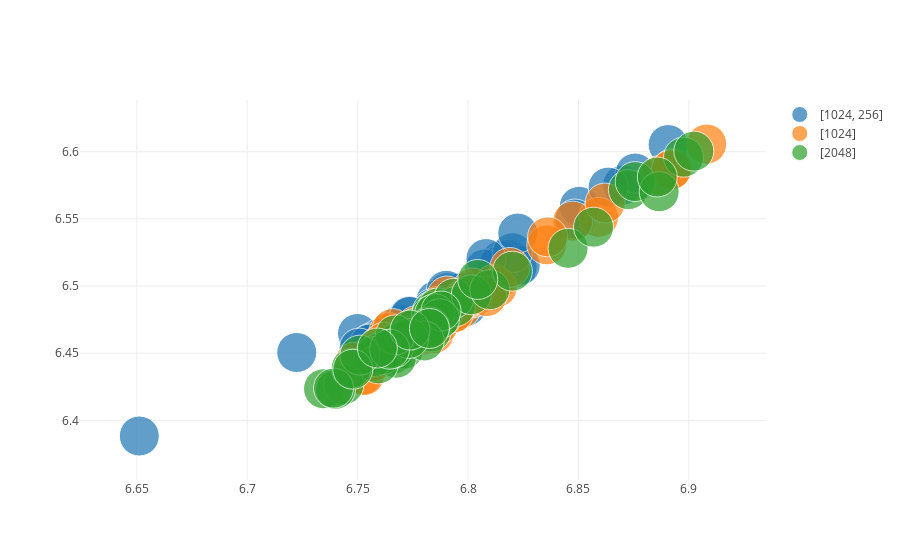

Here is the notebook cell this chart was saved with:
### Code cell
graph_results(b,'full',['drop', 'fulldrop','nlayers', 'lag'])

### Figure 1 — Plotly figure (JSON) as saved in the notebook; plotly's stock layout.template omitted (floating-point values rounded to 4 significant figures)
{"data": [{"marker": {"size": [40, 40, 40, 40, 40, 40, 40, 40, 40, 40, 40, 40, 40, 40, 40, 40, 40, 40, 40, 40, 40, 40, 40, 40, 40, 40, 40, 40, 40, 40, 40, 40, 40, 40, 40, 40, 40, 40, 40, 40, 40, 40, 40, 40, 40, 40, 40, 40]}, "mode": "markers", "name": "[1024, 256]", "text": ["drop:0.4-fulldrop:0.2-nlayers:2-lag:12-full:[1024, 256]", "drop:0.4-fulldrop:0.3-nlayers:2-lag:12-full:[1024, 256]", "drop:0.4-fulldrop:0.4-nlayers:2-lag:12-full:[1024, 256]", "drop:0.4-fulldrop:0.2-nlayers:2-lag:18-full:[1024, 256]", "drop:0.4-fulldrop:0.3-nlayers:2-lag:18-full:[1024, 256]", "drop:0.4-fulldrop:0.4-nlayers:2-lag:18-full:[1024, 256]", "drop:0.5-fulldrop:0.2-nlayers:2-lag:12-full:[1024, 256]", "drop:0.5-fulldrop:0.3-nlayers:2-lag:12-full:[1024, 256]", "drop:0.5-fulldrop:0.4-nlayers:2-lag:12-full:[1024, 256]", "drop:0.5-fulldrop:0.2-nlayers:2-lag:18-full:[1024, 256]", "drop:0.5-fulldrop:0.3-nlayers:2-lag:18-full:[1024, 256]", "drop:0.5-fulldrop:0.4-nlayers:2-lag:18-full:[1024, 256]", "drop:0.6-fulldrop:0.2-nlayers:2-lag:12-full:[1024, 256]", "drop:0.6-fulldrop:0.3-nlayers:2-lag:12-full:[1024, 256]", "drop:0.6-fulldrop:0.4-nlayers:2-lag:12-full:[1024, 256]", "drop:0.6-fulldrop:0.2-nlayers:2-lag:18-full:[1024, 256]", "drop:0.6-fulldrop:0.3-nlayers:2-lag:18-full:[1024, 256]", "drop:0.6-fulldrop:0.4-nlayers:2-lag:18-full:[1024, 256]", "drop:0.7-fulldrop:0.2-nlayers:2-lag:12-full:[1024, 256]", "drop:0.7-fulldrop:0.3-nlayers:2-lag:12-full:[1024, 256]", "drop:0.7-fulldrop:0.4-nlayers:2-lag:12-full:[1024, 256]", "drop:0.7-fulldrop:0.2-nlayers:2-lag:18-full:[1024, 256]", "drop:0.7-fulldrop:0.3-nlayers:2-lag:18-full:[1024, 256]", "drop:0.7-fulldrop:0.4-nlayers:2-lag:18-full:[1024, 256]", "drop:0.4-fulldrop:0.2-nlayers:3-lag:12-full:[1024, 256]", "drop:0.4-fulldrop:0.3-nlayers:3-lag:12-full:[1024, 256]", "drop:0.4-fulldrop:0.4-nlayers:3-lag:12-full:[1024, 256]", "drop:0.4-fulldrop:0.2-nlayers:3-lag:18-full:[1024, 256]", "drop:0.4-fulldrop:0.3-nlayers:3-lag:18-full:[1024, 256]", "drop:0.4-fulldrop:0.4-nlayers:3-lag:18-full:[1024, 256]", "drop:0.5-fulldrop:0.2-nlayers:3-lag:12-full:[1024, 256]", "drop:0.5-fulldrop:0.3-nlayers:3-lag:12-full:[1024, 256]", "drop:0.5-fulldrop:0.4-nlayers:3-lag:12-full:[1024, 256]", "drop:0.5-fulldrop:0.2-nlayers:3-lag:18-full:[1024, 256]", "drop:0.5-fulldrop:0.3-nlayers:3-lag:18-full:[1024, 256]", "drop:0.5-fulldrop:0.4-nlayers:3-lag:18-full:[1024, 256]", "drop:0.6-fulldrop:0.2-nlayers:3-lag:12-full:[1024, 256]", "drop:0.6-fulldrop:0.3-nlayers:3-lag:12-full:[1024, 256]", "drop:0.6-fulldrop:0.4-nlayers:3-lag:12-full:[1024, 256]", "drop:0.6-fulldrop:0.2-nlayers:3-lag:18-full:[1024, 256]", "drop:0.6-fulldrop:0.3-nlayers:3-lag:18-full:[1024, 256]", "drop:0.6-fulldrop:0.4-nlayers:3-lag:18-full:[1024, 256]", "drop:0.7-fulldrop:0.2-nlayers:3-lag:12-full:[1024, 256]", "drop:0.7-fulldrop:0.3-nlayers:3-lag:12-full:[1024, 256]", "drop:0.7-fulldrop:0.4-nlayers:3-lag:12-full:[1024, 256]", "drop:0.7-fulldrop:0.2-nlayers:3-lag:18-full:[1024, 256]", "drop:0.7-fulldrop:0.3-nlayers:3-lag:18-full:[1024, 256]", "drop:0.7-fulldrop:0.4-nlayers:3-lag:18-full:[1024, 256]"], "type": "scatter", "uid": "0cb8e33a-0652-46a1-b3f6-4cb29cf8f0a7", "x": [6.822, 6.818, 6.891, 6.81, 6.799, 6.85, 6.817, 6.87, 6.876, 6.802, 6.791, 6.786, 6.815, 6.722, 6.651, 6.799, 6.797, 6.785, 6.824, 6.814, 6.808, 6.798, 6.802, 6.79, 6.791, 6.848, 6.863, 6.765, 6.82, 6.808, 6.787, 6.784, 6.823, 6.766, 6.762, 6.75, 6.784, 6.77, 6.773, 6.763, 6.76, 6.756, 6.784, 6.784, 6.774, 6.764, 6.755, 6.751], "y": [6.514, 6.52, 6.605, 6.496, 6.493, 6.559, 6.513, 6.575, 6.584, 6.493, 6.495, 6.484, 6.519, 6.451, 6.388, 6.485, 6.495, 6.489, 6.515, 6.515, 6.513, 6.488, 6.496, 6.497, 6.482, 6.55, 6.574, 6.45, 6.525, 6.52, 6.485, 6.483, 6.539, 6.458, 6.462, 6.465, 6.482, 6.471, 6.478, 6.461, 6.461, 6.458, 6.469, 6.481, 6.477, 6.458, 6.457, 6.454]}, {"marker": {"size": [40, 40, 40, 40, 40, 40, 40, 40, 40, 40, 40, 40, 40, 40, 40, 40, 40, 40, 40, 40, 40, 40, 40, 40, 40, 40, 40, 40, 40, 40, 40, 40, 40, 40, 40, 40, 40, 40, 40, 40, 40, 40, 40, 40, 40, 40, 40, 40]}, "mode": "markers", "name": "[1024]", "text": ["drop:0.4-fulldrop:0.2-nlayers:2-lag:12-full:[1024]", "drop:0.4-fulldrop:0.3-nlayers:2-lag:12-full:[1024]", "drop:0.4-fulldrop:0.4-nlayers:2-lag:12-full:[1024]", "drop:0.4-fulldrop:0.2-nlayers:2-lag:18-full:[1024]", "drop:0.4-fulldrop:0.3-nlayers:2-lag:18-full:[1024]", "drop:0.4-fulldrop:0.4-nlayers:2-lag:18-full:[1024]", "drop:0.5-fulldrop:0.2-nlayers:2-lag:12-full:[1024]", "drop:0.5-fulldrop:0.3-nlayers:2-lag:12-full:[1024]", "drop:0.5-fulldrop:0.4-nlayers:2-lag:12-full:[1024]", "drop:0.5-fulldrop:0.2-nlayers:2-lag:18-full:[1024]", "drop:0.5-fulldrop:0.3-nlayers:2-lag:18-full:[1024]", "drop:0.5-fulldrop:0.4-nlayers:2-lag:18-full:[1024]", "drop:0.6-fulldrop:0.2-nlayers:2-lag:12-full:[1024]", "drop:0.6-fulldrop:0.3-nlayers:2-lag:12-full:[1024]", "drop:0.6-fulldrop:0.4-nlayers:2-lag:12-full:[1024]", "drop:0.6-fulldrop:0.2-nlayers:2-lag:18-full:[1024]", "drop:0.6-fulldrop:0.3-nlayers:2-lag:18-full:[1024]", "drop:0.6-fulldrop:0.4-nlayers:2-lag:18-full:[1024]", "drop:0.7-fulldrop:0.2-nlayers:2-lag:12-full:[1024]", "drop:0.7-fulldrop:0.3-nlayers:2-lag:12-full:[1024]", "drop:0.7-fulldrop:0.4-nlayers:2-lag:12-full:[1024]", "drop:0.7-fulldrop:0.2-nlayers:2-lag:18-full:[1024]", "drop:0.7-fulldrop:0.3-nlayers:2-lag:18-full:[1024]", "drop:0.7-fulldrop:0.4-nlayers:2-lag:18-full:[1024]", "drop:0.4-fulldrop:0.2-nlayers:3-lag:12-full:[1024]", "drop:0.4-fulldrop:0.3-nlayers:3-lag:12-full:[1024]", "drop:0.4-fulldrop:0.4-nlayers:3-lag:12-full:[1024]", "drop:0.4-fulldrop:0.2-nlayers:3-lag:18-full:[1024]", "drop:0.4-fulldrop:0.3-nlayers:3-lag:18-full:[1024]", "drop:0.4-fulldrop:0.4-nlayers:3-lag:18-full:[1024]", "drop:0.5-fulldrop:0.2-nlayers:3-lag:12-full:[1024]", "drop:0.5-fulldrop:0.3-nlayers:3-lag:12-full:[1024]", "drop:0.5-fulldrop:0.4-nlayers:3-lag:12-full:[1024]", "drop:0.5-fulldrop:0.2-nlayers:3-lag:18-full:[1024]", "drop:0.5-fulldrop:0.3-nlayers:3-lag:18-full:[1024]", "drop:0.5-fulldrop:0.4-nlayers:3-lag:18-full:[1024]", "drop:0.6-fulldrop:0.2-nlayers:3-lag:12-full:[1024]", "drop:0.6-fulldrop:0.3-nlayers:3-lag:12-full:[1024]", "drop:0.6-fulldrop:0.4-nlayers:3-lag:12-full:[1024]", "drop:0.6-fulldrop:0.2-nlayers:3-lag:18-full:[1024]", "drop:0.6-fulldrop:0.3-nlayers:3-lag:18-full:[1024]", "drop:0.6-fulldrop:0.4-nlayers:3-lag:18-full:[1024]", "drop:0.7-fulldrop:0.2-nlayers:3-lag:12-full:[1024]", "drop:0.7-fulldrop:0.3-nlayers:3-lag:12-full:[1024]", "drop:0.7-fulldrop:0.4-nlayers:3-lag:12-full:[1024]", "drop:0.7-fulldrop:0.2-nlayers:3-lag:18-full:[1024]", "drop:0.7-fulldrop:0.3-nlayers:3-lag:18-full:[1024]", "drop:0.7-fulldrop:0.4-nlayers:3-lag:18-full:[1024]"], "type": "scatter", "uid": "f74b1955-dca2-4038-8bab-d20b7a6818be", "x": [6.8, 6.812, 6.908, 6.785, 6.797, 6.859, 6.802, 6.847, 6.887, 6.783, 6.786, 6.797, 6.802, 6.777, 6.764, 6.784, 6.79, 6.798, 6.8, 6.813, 6.819, 6.778, 6.793, 6.802, 6.773, 6.892, 6.892, 6.752, 6.836, 6.836, 6.781, 6.862, 6.808, 6.753, 6.76, 6.768, 6.775, 6.766, 6.786, 6.757, 6.762, 6.761, 6.774, 6.787, 6.794, 6.749, 6.763, 6.762], "y": [6.493, 6.501, 6.606, 6.464, 6.49, 6.551, 6.498, 6.548, 6.583, 6.476, 6.479, 6.483, 6.491, 6.47, 6.465, 6.468, 6.493, 6.49, 6.491, 6.499, 6.514, 6.463, 6.48, 6.493, 6.462, 6.587, 6.586, 6.433, 6.531, 6.537, 6.469, 6.562, 6.492, 6.433, 6.456, 6.458, 6.463, 6.468, 6.483, 6.444, 6.452, 6.454, 6.46, 6.471, 6.48, 6.443, 6.45, 6.458]}, {"marker": {"size": [40, 40, 40, 40, 40, 40, 40, 40, 40, 40, 40, 40, 40, 40, 40, 40, 40, 40, 40, 40, 40, 40, 40, 40, 40, 40, 40, 40, 40, 40, 40, 40, 40, 40, 40, 40, 40, 40, 40, 40, 40, 40, 40, 40, 40, 40, 40, 40]}, "mode": "markers", "name": "[2048]", "text": ["drop:0.4-fulldrop:0.2-nlayers:2-lag:12-full:[2048]", "drop:0.4-fulldrop:0.3-nlayers:2-lag:12-full:[2048]", "drop:0.4-fulldrop:0.4-nlayers:2-lag:12-full:[2048]", "drop:0.4-fulldrop:0.2-nlayers:2-lag:18-full:[2048]", "drop:0.4-fulldrop:0.3-nlayers:2-lag:18-full:[2048]", "drop:0.4-fulldrop:0.4-nlayers:2-lag:18-full:[2048]", "drop:0.5-fulldrop:0.2-nlayers:2-lag:12-full:[2048]", "drop:0.5-fulldrop:0.3-nlayers:2-lag:12-full:[2048]", "drop:0.5-fulldrop:0.4-nlayers:2-lag:12-full:[2048]", "drop:0.5-fulldrop:0.2-nlayers:2-lag:18-full:[2048]", "drop:0.5-fulldrop:0.3-nlayers:2-lag:18-full:[2048]", "drop:0.5-fulldrop:0.4-nlayers:2-lag:18-full:[2048]", "drop:0.6-fulldrop:0.2-nlayers:2-lag:12-full:[2048]", "drop:0.6-fulldrop:0.3-nlayers:2-lag:12-full:[2048]", "drop:0.6-fulldrop:0.4-nlayers:2-lag:12-full:[2048]", "drop:0.6-fulldrop:0.2-nlayers:2-lag:18-full:[2048]", "drop:0.6-fulldrop:0.3-nlayers:2-lag:18-full:[2048]", "drop:0.6-fulldrop:0.4-nlayers:2-lag:18-full:[2048]", "drop:0.7-fulldrop:0.2-nlayers:2-lag:12-full:[2048]", "drop:0.7-fulldrop:0.3-nlayers:2-lag:12-full:[2048]", "drop:0.7-fulldrop:0.4-nlayers:2-lag:12-full:[2048]", "drop:0.7-fulldrop:0.2-nlayers:2-lag:18-full:[2048]", "drop:0.7-fulldrop:0.3-nlayers:2-lag:18-full:[2048]", "drop:0.7-fulldrop:0.4-nlayers:2-lag:18-full:[2048]", "drop:0.4-fulldrop:0.2-nlayers:3-lag:12-full:[2048]", "drop:0.4-fulldrop:0.3-nlayers:3-lag:12-full:[2048]", "drop:0.4-fulldrop:0.4-nlayers:3-lag:12-full:[2048]", "drop:0.4-fulldrop:0.2-nlayers:3-lag:18-full:[2048]", "drop:0.4-fulldrop:0.3-nlayers:3-lag:18-full:[2048]", "drop:0.4-fulldrop:0.4-nlayers:3-lag:18-full:[2048]", "drop:0.5-fulldrop:0.2-nlayers:3-lag:12-full:[2048]", "drop:0.5-fulldrop:0.3-nlayers:3-lag:12-full:[2048]", "drop:0.5-fulldrop:0.4-nlayers:3-lag:12-full:[2048]", "drop:0.5-fulldrop:0.2-nlayers:3-lag:18-full:[2048]", "drop:0.5-fulldrop:0.3-nlayers:3-lag:18-full:[2048]", "drop:0.5-fulldrop:0.4-nlayers:3-lag:18-full:[2048]", "drop:0.6-fulldrop:0.2-nlayers:3-lag:12-full:[2048]", "drop:0.6-fulldrop:0.3-nlayers:3-lag:12-full:[2048]", "drop:0.6-fulldrop:0.4-nlayers:3-lag:12-full:[2048]", "drop:0.6-fulldrop:0.2-nlayers:3-lag:18-full:[2048]", "drop:0.6-fulldrop:0.3-nlayers:3-lag:18-full:[2048]", "drop:0.6-fulldrop:0.4-nlayers:3-lag:18-full:[2048]", "drop:0.7-fulldrop:0.2-nlayers:3-lag:12-full:[2048]", "drop:0.7-fulldrop:0.3-nlayers:3-lag:12-full:[2048]", "drop:0.7-fulldrop:0.4-nlayers:3-lag:12-full:[2048]", "drop:0.7-fulldrop:0.2-nlayers:3-lag:18-full:[2048]", "drop:0.7-fulldrop:0.3-nlayers:3-lag:18-full:[2048]", "drop:0.7-fulldrop:0.4-nlayers:3-lag:18-full:[2048]"], "type": "scatter", "uid": "9bcd620c-4a08-4341-b936-6b86518f7b5d", "x": [6.788, 6.898, 6.902, 6.762, 6.845, 6.857, 6.784, 6.873, 6.876, 6.768, 6.776, 6.786, 6.794, 6.783, 6.794, 6.766, 6.783, 6.785, 6.787, 6.801, 6.81, 6.771, 6.783, 6.788, 6.76, 6.887, 6.886, 6.735, 6.768, 6.82, 6.761, 6.78, 6.804, 6.744, 6.758, 6.759, 6.766, 6.773, 6.767, 6.74, 6.747, 6.751, 6.764, 6.774, 6.783, 6.739, 6.748, 6.759], "y": [6.477, 6.596, 6.6, 6.452, 6.528, 6.544, 6.481, 6.572, 6.578, 6.458, 6.469, 6.484, 6.485, 6.478, 6.491, 6.449, 6.466, 6.479, 6.476, 6.494, 6.497, 6.453, 6.47, 6.481, 6.45, 6.57, 6.581, 6.424, 6.446, 6.511, 6.449, 6.459, 6.505, 6.427, 6.447, 6.442, 6.454, 6.461, 6.464, 6.423, 6.439, 6.449, 6.453, 6.467, 6.468, 6.424, 6.438, 6.454]}], "layout": {}}
